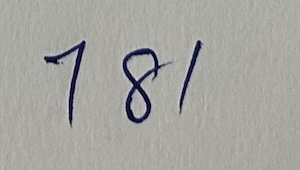
#> input picture Assignment_CV/781.jpeg, 300 x 170 px
$ jupyter execute --allow-errors recognition.ipynb
#> lines starting #> are read from the running program, lines starting #| are printed output that depends on the picture; after the words box and inside, x2 and y2 are one past the last pixel; in counts of white or black regions, pixels touching at a corner belong together
[cell 1]
import cv2
import numpy as np
import matplotlib.pyplot as plt

[cell 2]
# Load image in grayscale mode
image = cv2.imread('./Assignment_CV/781.jpeg', cv2.IMREAD_GRAYSCALE)
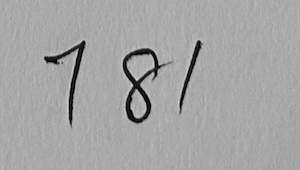
#> image: shape (170, 300); min 0, max 214, mean 164.4

# Display the loaded image
if image is not None:
    plt.imshow(image, cmap='gray')
    plt.title('Grayscale Image')
    plt.axis('off')
    plt.show()
else:
    print("Error: Image not loaded.")

[cell 3]
# Binarize the image using Otsu's thresholding
_, binimg = cv2.threshold(image, 0, 255, cv2.THRESH_BINARY + cv2.THRESH_OTSU)
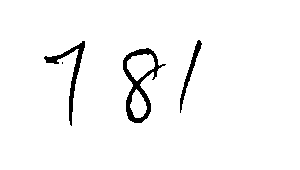
#> binimg: shape (170, 300); 96.7% white; 4 black regions (1 under 20 px), largest, box (x1, y1, x2, y2) and area: (123, 48, 166, 123) 850, (44, 41, 85, 126) 543, (180, 40, 202, 113) 288

# Display the binarized image
plt.imshow(binimg, cmap='gray')
plt.title('Binarized Image')
plt.axis('off')
plt.show()

[cell 4]
# Invert the binary image
inverted = cv2.bitwise_not(binimg)

# Display the inverted image
plt.imshow(inverted, cmap='gray')
plt.title('Inverted Image')
plt.axis('off')
plt.show()

[cell 5]
# Create a kernel for dilation
kernel = np.ones((3, 3), np.uint8)

# Dilate the image to increase the thickness of each digit
dilated = cv2.dilate(inverted, kernel, iterations=1)
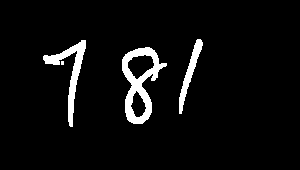
#> dilated: shape (170, 300); 5.3% white; 4 white regions (1 under 20 px)

# Display the dilated image
plt.imshow(dilated, cmap='gray')
plt.title('Dilated Image')
plt.axis('off')
plt.show()

[cell 6]
# Find contours
contours, _ = cv2.findContours(dilated, cv2.RETR_EXTERNAL, cv2.CHAIN_APPROX_SIMPLE)
#> contours = 4 contours, 1 with area under 20; largest, box (x1, y1, x2, y2) and area: (122, 47, 167, 124) 1878, (43, 40, 86, 127) 728, (179, 39, 203, 114) 404

# Draw contours for visualization
contour_image = image.copy()
contour_image_colored = cv2.cvtColor(contour_image, cv2.COLOR_GRAY2BGR)

cv2.drawContours(contour_image_colored, contours, -1, (0, 255, 0), 2)
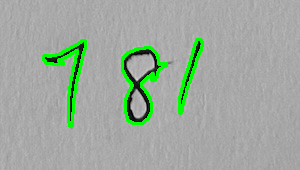
#> contour_image_colored: shape (170, 300, 3); mean B, G, R 158.6, 169.7, 158.6

# Display the contours
plt.imshow(cv2.cvtColor(contour_image_colored, cv2.COLOR_BGR2RGB))
plt.title('Contours')
plt.axis('off')
plt.show()

[cell 7]
# List to hold bounding boxes
rects = []

# Iterate through contours and get bounding boxes
for contour in contours:
    # Calculate the area of the contour
    area = cv2.contourArea(contour)

    # Filter out small contours based on a threshold
    if area > 50:  # Adjust the threshold value as needed
        x, y, w, h = cv2.boundingRect(contour)
        rects.append((x, y, w, h))
#> this loop made 4 passes
#> (area, x, y, w, h) on passes 2 to 4: (1878.5, 122, 47, 45, 77), (728, 43, 40, 43, 87), (404.5, 179, 39, 24, 75)
#> after the loop, rects = [(122, 47, 45, 77), (43, 40, 43, 87), (179, 39, 24, 75)]

# Sort the bounding boxes by the x-coordinate (left to right)
rects.sort(key=lambda rect: rect[0])

# Draw the sorted bounding boxes
bounding_box_image = image.copy()
bounding_box_image_colored = cv2.cvtColor(bounding_box_image, cv2.COLOR_GRAY2BGR)

for rect in rects:
    x, y, w, h = rect
    cv2.rectangle(bounding_box_image_colored, (x, y), (x + w, y + h), (0, 0, 255), 2)
#> this loop made 3 passes
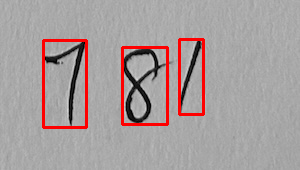
#> bounding_box_image_colored: shape (170, 300, 3); mean B, G, R 157.5, 157.5, 168

# Display the bounding boxes
plt.imshow(cv2.cvtColor(bounding_box_image_colored, cv2.COLOR_BGR2RGB))
plt.title('Bounding Boxes')
plt.axis('off')
plt.show()

[cell 8]
import tensorflow as tf
from tensorflow.keras import layers, models
from tensorflow.keras.datasets import mnist
from tensorflow.keras.utils import to_categorical

# Set random seed for reproducibility
seed = 123
tf.random.set_seed(seed)
#> (this line was passed over: tensorflow is not available in this run)

# Load MNIST dataset
#> (the rest of this cell did not finish here and is left out)

[cell 9]
import cv2
import numpy as np
from tensorflow.keras.models import load_model
import matplotlib.pyplot as plt

# Load pre-trained model
#> (the rest of this cell did not finish here and is left out)

[cell 10]
import os
import cv2
import numpy as np
import pandas as pd
from tensorflow.keras.models import load_model

def preprocess_image(image_path):
    """Load and preprocess the image."""
    image = cv2.imread(image_path, cv2.IMREAD_GRAYSCALE)
    _, binimg = cv2.threshold(image, 0, 255, cv2.THRESH_BINARY + cv2.THRESH_OTSU)
    inverted = cv2.bitwise_not(binimg)
    kernel = np.ones((3, 3), np.uint8)
    dilated = cv2.dilate(inverted, kernel, iterations=1)

    # Find contours
    contours, _ = cv2.findContours(dilated, cv2.RETR_EXTERNAL, cv2.CHAIN_APPROX_SIMPLE)

    # Filter contours by area to exclude noise
    rects = []
    for contour in contours:
        area = cv2.contourArea(contour)
        if area > 50:  # Adjust this threshold as necessary
            x, y, w, h = cv2.boundingRect(contour)
            rects.append((x, y, w, h))

    # Sort bounding boxes by x-coordinate
    rects.sort(key=lambda rect: rect[0])
    return dilated, rects

def predict_digit_sequence(image_path, model):
    """Predict the sequence of digits in an image."""
    dilated, rects = preprocess_image(image_path)
    digit_sequence = ""

    for x, y, w, h in rects:
        # Extract and preprocess each digit
        digit = dilated[y:y+h, x:x+w]
        digit = cv2.copyMakeBorder(digit, 10, 10, 10, 10, cv2.BORDER_CONSTANT, value=0)
        digit = cv2.resize(digit, (28, 28)).astype('float32') / 255.0
        digit = digit.reshape(1, 28, 28, 1)

        # Predict the digit
        output = model.predict(digit)
        idx = np.argmax(output)
        digit_sequence += str(idx)

    return digit_sequence

def process_images(folder_path, model_path, output_csv_path):
    """Process all images in a folder and save predictions to a CSV."""
    model = load_model(model_path)
    results = []

    for file_name in sorted(os.listdir(folder_path)):
        if file_name.endswith('.jpeg'):
            image_path = os.path.join(folder_path, file_name)
            digit_sequence = predict_digit_sequence(image_path, model)
            results.append({'Image Name': file_name, 'Predicted Sequence': digit_sequence})

    # Save results to a CSV file
    df = pd.DataFrame(results)
    df.to_csv(output_csv_path, index=False)
    print(f"Predictions saved to {output_csv_path}")

# Example Usage
folder_path = './Assignment_CV'
model_path = 'cnn-model.h5'
output_csv_path = './predicted_digits.csv'

process_images(folder_path, model_path, output_csv_path)
#> (the call stopped at in process_images, `model = load_model(model_path)`: tensorflow is not available in this run)

[cell 11]
import pandas as pd
from tabulate import tabulate

def display_csv_as_table(csv_path):
    """Display the content of a CSV file as a formatted table with borders."""
#> called with csv_path = './predicted_digits.csv'
    try:
        df = pd.read_csv(csv_path)
#> (reads predicted_digits.csv from the repository)
        print("\nPredicted Digits:")
        print(tabulate(df, headers='keys', tablefmt='grid'))  # Display table with grid borders
    except FileNotFoundError:
        print(f"Error: File '{csv_path}' not found.")
    except Exception as e:
        print(f"An error occurred: {e}")

# Example Usage
output_csv_path = './predicted_digits.csv'
display_csv_as_table(output_csv_path)

[cell 12]
import pandas as pd

# Load ground truth and predictions
ground_truth = pd.read_csv('ground_truth.csv')
#> (reads ground_truth.csv from the repository)
predictions = pd.read_csv('predicted_digits.csv')

# Merge on Image Name
merged = ground_truth.merge(predictions, on='Image Name')

# Compute accuracy
merged['Correct'] = merged['True Sequence'] == merged['Predicted Sequence']
accuracy = merged['Correct'].mean() * 100
print(f"Accuracy: {accuracy:.2f}%")

# Save mismatched results for review
mismatched = merged[~merged['Correct']]
mismatched.to_csv('mismatched_results.csv', index=False)

[cell 13]
csv_path = './mismatched_results.csv'
df = pd.read_csv(csv_path)
#> (reads mismatched_results.csv from the repository)
